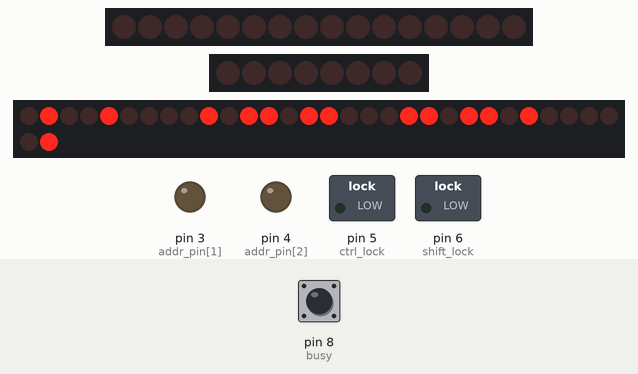
Recording of a sketch running on a simulated Arduino Uno, built with avr-gcc and run on an emulated ATmega328P. Shown: 16 shift-register outputs drawn as a row of LEDs (first output left, lit = HIGH), 8 shift-register outputs drawn as a row of LEDs (first output left, lit = HIGH), 32 shift-register outputs drawn as a row of LEDs (first output left, lit = HIGH), switched loads named in the sketch (green lamp = pin HIGH), output pins drawn as LEDs (lit = HIGH). Wiring (inferred from the names in the program): 2 × shift register (74HC595): latch pin 10; shift register (74HC595): latch pin 7; 4 × shift register (74HC595): latch pin 2. Wiring (inferred from the signals the program sends): 3 × row of LEDs: on Q0, Q1, Q2, Q3, Q4, Q5, Q6, Q7, Q8, Q9, Q10, Q11, Q12, Q13, Q14, Q15 / on Q0, Q1, Q2, Q3, Q4, Q5, Q6, Q7 / on Q0, Q1, Q2, Q3, Q4, Q5, Q6, Q7, Q8, Q9, Q10, Q11, Q12, Q13, Q14, Q15, Q16, Q17, Q18, Q19, Q20, Q21, Q22, Q23, Q24, Q25, Q26, Q27, Q28, Q29, Q30, Q31. The test bench sets the inputs (shaded band); at power-on: pin 8 (busy) HIGH. Pins used as bus, display or sensor lines are not drawn.

Above: at 0.77 s.
1.3 s: pin 8 (busy) driven LOW
2.8 s: pin 8 (busy) driven HIGH
At 3.32 s:
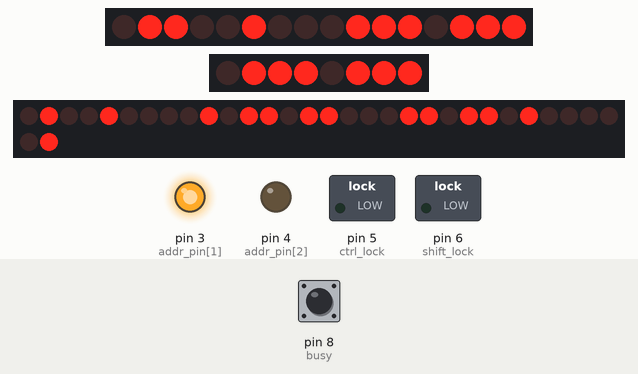
At 4.13 s:
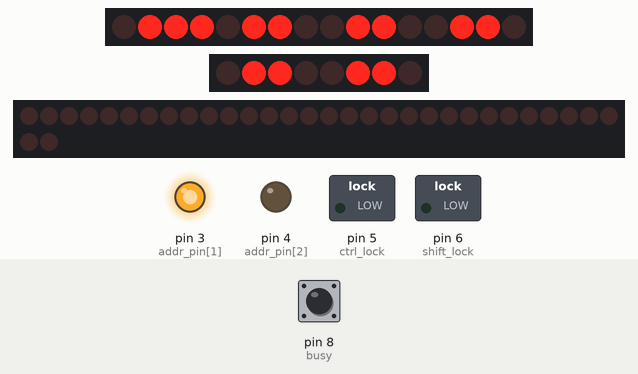
5.1 s: pin 8 (busy) pulsed LOW 5 times (0.12 s each, 0.3 s apart)
At 6.12 s:
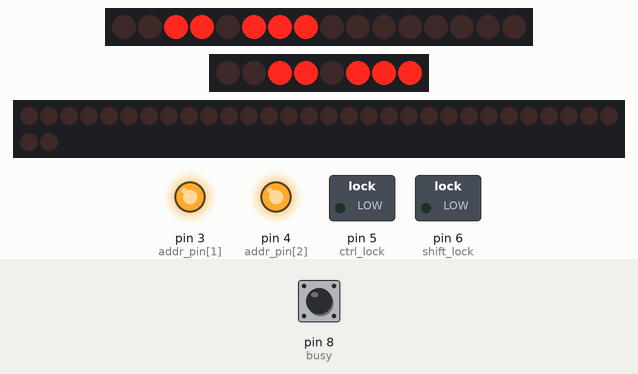
Timing chart, 0 to 14.1 s (numbered marks = the images above; inputs shaded):
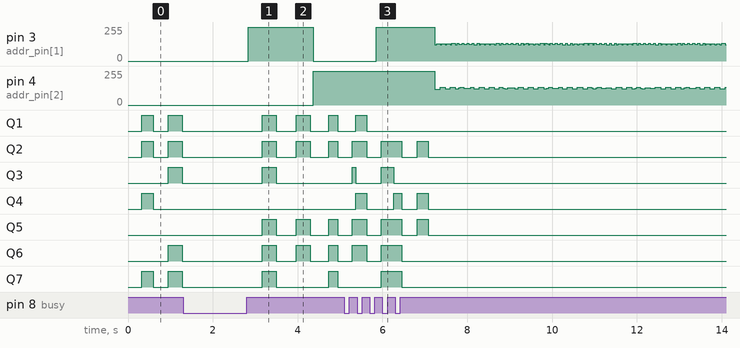

Measured:
- after the input at 1.3 s, pin 3 (addr_pin[1]): stays 0/255 (without the input it goes to 255/255 after 0.05 s)
- after the input at 2.8 s, pin 3 (addr_pin[1]): 0/255 → 255/255 at once, → 0/255 1.5 s later; pin 4 (addr_pin[2]): 0/255 → 255/255 after 1.6 s

The sketch:

asciikeyboard.ino
```cpp
#include "SPI.h"
//I thought the hardware SS pin meant I didn't have to do this, maybe that's for slave mode...
const int ss = 10;
SPISettings set595(200000, LSBFIRST, SPI_MODE0);
SPISettings set597(200000, MSBFIRST, SPI_MODE0);

int addr_pin[] = {2, 3, 4};
int ctrl_lock = 5; //LED output
int shift_lock = 6; //LED output
int address = 7; //so it starts counting at 0

const int strobe = 7;
const int busy = 8;

int temp = 0;
boolean shifted = 0;
boolean shift_locked = 0;
boolean controled = 0;
boolean control_locked = 0;

boolean prev_key_status[16][8] = {
  {0, 0, 0, 0, 0, 0, 0, 0},
  {0, 0, 0, 0, 0, 0, 0, 0},
  {0, 0, 0, 0, 0, 0, 0, 0},
  {0, 0, 0, 0, 0, 0, 0, 0},
  {0, 0, 0, 0, 0, 0, 0, 0},
  {0, 0, 0, 0, 0, 0, 0, 0},
  {0, 0, 0, 0, 0, 0, 0, 0},
  {0, 0, 0, 0, 0, 0, 0, 0},
  {0, 0, 0, 0, 0, 0, 0, 0},
  {0, 0, 0, 0, 0, 0, 0, 0},
  {0, 0, 0, 0, 0, 0, 0, 0},
  {0, 0, 0, 0, 0, 0, 0, 0},
  {0, 0, 0, 0, 0, 0, 0, 0},
  {0, 0, 0, 0, 0, 0, 0, 0},
  {0, 0, 0, 0, 0, 0, 0, 0},
  {0, 0, 0, 0, 0, 0, 0, 0},
};

boolean key_status[16][8] = {
  {0, 0, 0, 0, 0, 0, 0, 0},
  {0, 0, 0, 0, 0, 0, 0, 0},
  {0, 0, 0, 0, 0, 0, 0, 0},
  {0, 0, 0, 0, 0, 0, 0, 0},
  {0, 0, 0, 0, 0, 0, 0, 0},
  {0, 0, 0, 0, 0, 0, 0, 0},
  {0, 0, 0, 0, 0, 0, 0, 0},
  {0, 0, 0, 0, 0, 0, 0, 0},
  {0, 0, 0, 0, 0, 0, 0, 0},
  {0, 0, 0, 0, 0, 0, 0, 0},
  {0, 0, 0, 0, 0, 0, 0, 0},
  {0, 0, 0, 0, 0, 0, 0, 0},
  {0, 0, 0, 0, 0, 0, 0, 0},
  {0, 0, 0, 0, 0, 0, 0, 0},
  {0, 0, 0, 0, 0, 0, 0, 0},
  {0, 0, 0, 0, 0, 0, 0, 0},
};

const byte key_scancode[][8] = {
  {0x00, 0x00, 0x00, 0x00, 0x00, 0x00, 0x00, 0x00},                  //A0 not connected to a row
  {0x00, 0x00, 0x00, 0x00, 0x00, 0x00, 0x00, 0x00},                  //A1 not connected to a row
  {0x00, 0x00, 0x00, 0x00, 0x00, 0x00, 0x00, 0x00},                  //A2 not connected to a row
  {0xff, 0xf7, 0xf6, 0xf5, 0xf4, 0xff, 0xff, 0xff},                  //A3 "wildcard","(I)","(II)","(III)","(IV)","(V)","(VI)","undo"
  {0x31, 0x32, 0x33, 0x34, 0x35, 0x36, 0x37, 0x38},                  //A4 "1","2","3","4","5","6","7","8"
  {0x09, 0x71, 0x77, 0x65, 0x72, 0x74, 0x79, 0x75},                  //A5 "Htab","q","w","e","r","t","y","u"
  {0x61, 0x73, 0x64, 0x66, 0x67, 0x68, 0x6a, 0x6b},                  //A6 "a","s","d","f","g","h","j","k"
  {0x7a, 0x78, 0x63, 0x76, 0x62, 0x6e, 0x6d, 0x2c},                  //A7 "z","x","c","v","b","n","m",","
  {0x39, 0x30, 0x2d, 0x2b, 0x5e, 0x6c, 0x3b, 0x27},                  //A8 "9","0","-","+","^","l",";","'"
  {0x69, 0x6f, 0x70, 0x5b, 0x5d, 0x2e, 0x2f, 0x0d},                  //A9 "i","o","p","[","]",".","/","CR"
  {0x5c, 0x1b, 0x00, 0x00, 0x20, 0xff, 0xff, 0xf1},                  //A10 "\","escape","","","space","move","store","clear"
  {0xfe, 0xfb, 0xfd, 0xfc, 0x08, 0xff, 0xff, 0x7f},                  //A11 "up","right","down","left","backspace","insert","print","delete"
  {0xff, 0x00, 0x00, 0x00, 0x00, 0x00, 0x00, 0x00},                  //A12 "control","","","","","","",""
  {0xff, 0x00, 0x00, 0x00, 0x00, 0x00, 0x00, 0x00},                  //A13 "shift","","","","","","",""
  {0xff, 0x00, 0x00, 0x00, 0x00, 0x00, 0x00, 0x00},                  //A14 "lock","","","","","","",""
  {0xf8, 0x00, 0x00, 0x00, 0x00, 0x00, 0x00, 0x00},                  //A15 "home","","","","","","",""
};

const byte shifted_scancode[][8] = {
  {0x00, 0x00, 0x00, 0x00, 0x00, 0x00, 0x00, 0x00},                  //A0 not connected to a row
  {0x00, 0x00, 0x00, 0x00, 0x00, 0x00, 0x00, 0x00},                  //A1 not connected to a row
  {0x00, 0x00, 0x00, 0x00, 0x00, 0x00, 0x00, 0x00},                  //A2 not connected to a row
  {0xff, 0xf7, 0xf6, 0xf5, 0xf4, 0xff, 0xff, 0xff},                  //A3 "wildcard","(I)","(II)","(III)","(IV)","(V)","(VI)","undo"
  {0x21, 0x40, 0x23, 0x24, 0x25, 0x5f, 0x26, 0x2a},                  //A4 "!","@","#","$","%","_","&","*"
  {0x0b, 0x51, 0x57, 0x45, 0x52, 0x54, 0x59, 0x55},                  //A5 "Vtab","Q","W","E","R","T","Y","U"
  {0x41, 0x53, 0x44, 0x46, 0x47, 0x48, 0x4a, 0x4b},                  //A6 "A","S","D","F","G","H","J","K"
  {0x5a, 0x58, 0x43, 0x56, 0x42, 0x4e, 0x4d, 0x3c},                  //A7 "Z","X","C","V","B","N","M","<"
  {0x28, 0x29, 0x60, 0x3d, 0x7e, 0x4c, 0x3a, 0x22},                  //A8 "(",")","`","=","~","L",":","""
  {0x49, 0x4f, 0x50, 0x7b, 0x7d, 0x3e, 0x3f, 0x0a},                  //A9 "I","O","P","{","}",">","?","LF"
  {0x7c, 0xff, 0x00, 0x00, 0x20, 0xff, 0xff, 0xf9},                  //A10 "|","WP","","","space","copy","get","clear"
  {0xfe, 0xfb, 0xfd, 0xfc, 0x08, 0xff, 0xff, 0xff},                  //A11 "up","right","down","left","backspace","insert","print","delete"
  {0xfa, 0x00, 0x00, 0x00, 0x00, 0x00, 0x00, 0x00},                  //A12 "control","","","","","","",""
  {0xff, 0x00, 0x00, 0x00, 0x00, 0x00, 0x00, 0x00},                  //A13 "shift","","","","","","",""
  {0xff, 0x00, 0x00, 0x00, 0x00, 0x00, 0x00, 0x00},                  //A14 "lock","","","","","","",""
  {0xf8, 0x00, 0x00, 0x00, 0x00, 0x00, 0x00, 0x00},                  //A15 "home","","","","","","",""
};
//implemented the first 32 ascii codes, some extra duplicate locations because this keyboard has raw kwys for some control codes and shifted codes are mapped differently
const byte controled_scancode[][8] = {
  {0x00, 0x00, 0x00, 0x00, 0x00, 0x00, 0x00, 0x00},                  //A0 not connected to a row
  {0x00, 0x00, 0x00, 0x00, 0x00, 0x00, 0x00, 0x00},                  //A1 not connected to a row
  {0x00, 0x00, 0x00, 0x00, 0x00, 0x00, 0x00, 0x00},                  //A2 not connected to a row
  {0xff, 0xf7, 0xf6, 0xf5, 0xf4, 0xff, 0xff, 0xff},                  //A3 "wildcard","(I)","(II)","(III)","(IV)","(V)","(VI)","undo"
  {0xff, 0x00, 0xff, 0xff, 0xff, 0x1f, 0xff, 0xff},                  //A4 "1","2","3","4","5","6","7","8"
  {0x09, 0x11, 0x17, 0x05, 0x12, 0x14, 0x19, 0x15},                  //A5 "tab","q","w","e","r","t","y","u"
  {0x01, 0x13, 0x04, 0x06, 0x07, 0x08, 0x0a, 0x0b},                  //A6 "a","s","d","f","g","h","j","k"
  {0x1a, 0x18, 0x03, 0x16, 0x02, 0x0e, 0x0d, 0xff},                  //A7 "z","x","c","v","b","n","m",","
  {0xff, 0xff, 0xff, 0xff, 0x1e, 0x0c, 0xff, 0xff},                  //A8 "9","0","-","+","^","l",";","'"
  {0x09, 0x0f, 0x10, 0x1b, 0x1d, 0xff, 0x1f, 0x0d},                  //A9 "i","o","p","[","]",".","/","CR"
  {0x1c, 0x1b, 0x00, 0x00, 0xff, 0xff, 0xff, 0xff},                  //A10 "\","escape","","","space","move","store","clear"
  {0xfe, 0xfb, 0xfd, 0xfc, 0xff, 0xff, 0xff, 0x1f},                  //A11 "up","right","down","left","backspace","insert","print","delete"
  {0xff, 0x00, 0x00, 0x00, 0x00, 0x00, 0x00, 0x00},                  //A12 "control","","","","","","",""
  {0xfa, 0x00, 0x00, 0x00, 0x00, 0x00, 0x00, 0x00},                  //A13 "shift","","","","","","",""
  {0xff, 0x00, 0x00, 0x00, 0x00, 0x00, 0x00, 0x00},                  //A14 "lock","","","","","","",""
  {0x1e, 0x00, 0x00, 0x00, 0x00, 0x00, 0x00, 0x00},                  //A15 "home","","","","","","",""
};


void setup() {
  for (int i = 0; i < sizeof(addr_pin) / sizeof(addr_pin[0]); ++i)
    pinMode(addr_pin[i], OUTPUT);
  pinMode (ctrl_lock, OUTPUT);
  pinMode (shift_lock, OUTPUT);
  pinMode (ss, OUTPUT);
  pinMode (busy, INPUT);
  pinMode (strobe, OUTPUT);
  digitalWrite (ctrl_lock, control_locked);
  digitalWrite (shift_lock, shift_locked);
  digitalWrite (ss, LOW);
  digitalWrite (strobe, LOW);
  SPI.begin();
  //Serial.begin(115200);
}

void loop() {

  //set address line
  address += 1;
  if (address > 7)
    address = 0;
  for (int i = 0; i < sizeof(addr_pin) / sizeof(addr_pin[0]); ++i)
    digitalWrite(addr_pin[i], (address >> i) % 2);
  delay(1);

  SPI.beginTransaction(set597);
  digitalWrite (ss, LOW);
  digitalWrite (ss, HIGH); //Latch inputs
  //read entire row of keys
  temp = SPI.transfer(0);
  temp += (SPI.transfer(0) << 8);
  SPI.endTransaction();

  for (int i = 0; i < 16; i++) //iterate through each bit of the 16 lines we just read
  {
    if (!((temp >> i) % 2))
    {
      key_status[i][address] = 1;
    }
    else
    {
      key_status[i][address] = 0;
    }
  }


  for (int i = 0; i < 8; i++)
  {
    for (int j = 0; j < 16; j++)
    {
      if (prev_key_status[j][i] && !key_status[j][i])
      {

        //Serial.print("key up");
        //Serial.print(" :");
        //Serial.print(" d");
        //Serial.print(i);
        //Serial.print(" a");
        //Serial.println(j);

        if (!controled && !shifted)
        {
          //Serial.println(key_scancode[j][i], HEX);
        }
        if (i == 0 && j == 13 && !shift_locked)//hardcoded shift
          shifted = 0; //only stop shifting if the lock isn't set
        if (i == 0 && j == 12 && !control_locked)//hardcoded control
          controled = 0; //only stop controling if the lock isn't set
      }
      if (!prev_key_status[j][i] && key_status[j][i]) //key went down
      {
        /*
                Serial.print("key down");
                Serial.print(" :");
                Serial.print(" d");
                Serial.print(i);
                Serial.print(" a");
                Serial.println(j);
        */

        if (controled)
        {
          if (i == 0 && j == 14 && !control_locked)//hardcoded lock
          {
            control_locked = 1; //set control lock
            digitalWrite (ctrl_lock, control_locked);
            //Serial.println("set control lock");
          }
          else if (i == 0 && j == 14 && control_locked)//hardcoded lock
          {
            control_locked = 0; //un-set control lock
            digitalWrite (ctrl_lock, control_locked);
            //Serial.println("un-set control lock");
          }
          else
          {
            HandleKey(j, i, 0, 1);//controlled key
          }
        }
        else if (shifted)
        {
          if (i == 0 && j == 14 && !shift_locked)//hardcoded lock
          {
            shift_locked = 1; //set shift lock
            digitalWrite (shift_lock, shift_locked);
            //Serial.println("set shift lock");
          }
          else if (i == 0 && j == 14 && shift_locked)//hardcoded lock
          {
            shift_locked = 0; //un-set shift lock
            digitalWrite (shift_lock, shift_locked);
            //Serial.println("un-set shift lock");
          }
          else
          {
            HandleKey(j, i, 1, 0);//shifted key
          }
        }
        else if (!controled && !shifted)
        {
          // modifier keys handled state triggered now, not edge triggered
          //if (i == 0 && j == 13)//hardcoded shift
          //{
          //  shifted = 1;
          //  Serial.println("shift down");
          //}
          //else if (i == 0 && j == 12)//hardcoded control
          //{
          //  controled = 1;
          //  Serial.println("control down");
          //}
          //else
          //{
          HandleKey(j, i, 0, 0);//normal key
          //}
        }
      }
      prev_key_status[j][i] = key_status[j][i];
    }
  }
  //this handles edge cases where you unlock while not holding down the modifier key
  if (!key_status[13][0] && !shift_locked)
    shifted = 0;
  if (!key_status[12][0] && !control_locked)
    controled = 0;


  //this handles edge cases where you unlock while holding down the other modifier key
  if (key_status[12][0] && !key_status[13][0] && !shift_locked) //holding control and not holding shift and not shift locked
    controled = 1;
  if (key_status[13][0] && !key_status[12][0] && !control_locked) //holding shift and not holding control and not control locked
    shifted = 1;


}


void HandleKey(int j, int i, boolean shift, boolean control)
{
  if (!shift && !control)
  {
    if (key_scancode[j][i] > 0x7f)
      HandleMacro(key_scancode[j][i]);
    else
      //Serial.println(key_scancode[j][i], HEX);
      SendKey(key_scancode[j][i]);
  }
  if (shift)
  {
    if (shifted_scancode[j][i] > 0x7f)
      HandleMacro(shifted_scancode[j][i]);
    else
      //Serial.println(shifted_scancode[j][i], HEX);
      SendKey(shifted_scancode[j][i]);
  }
  if (control)
  {
    if (controled_scancode[j][i] > 0x7f)
      HandleMacro(controled_scancode[j][i]);
    else
      //Serial.println(controled_scancode[j][i], HEX);
      SendKey(controled_scancode[j][i]);
  }

}
void HandleMacro(int macro)
{
  //Macros can be any character from 0x80 to 0xFF, I started counting backward from 0xFF because
  //it's easy to see all the undefined 0xFF key behavior in the scancode tables.
  //This means that in my current implementation you cannot define extended ascii characters except
  //through single character macro sequences which is a bit cumbersome to read but I don't expect to
  //come up often, if at all.
  //I don't actually know how various terminals and computers will respond to getting 8-bit extended
  //ascii sequences over a parallel keyboard port, the 2376 controller chip won't generate them so maybe
  //they're just passed on to the operating system or program? maybe they're filtered out? maybe they just
  //ignore the high bit entirely.

  //These macros can be useful for talking to a specific terminal and automating escape or control sequences.
  //They can also be useful for talking through the terminal transparently and talking to the computer
  //operating system or program to execute a specific function that could take multiple keys.
  switch (macro) {
    case 0xff:
      //Serial.println("do nothing");
      break;
    case 0xfe:
      //Serial.println("up"); //from zrt-80 manual
      SendKey(0x1b); //ESC
      SendKey(0x5b); //[
      //SendKey(0x31); //1 might be unneeded, defaults to 1
      SendKey(0x41); //A
      break;
    case 0xfd:
      //Serial.println("down"); //from zrt-80 manual
      SendKey(0x1b); //ESC
      SendKey(0x5b); //[
      //SendKey(0x31); //1 might be unneeded, defaults to 1
      SendKey(0x42); //B
      break;
    case 0xfc:
      //Serial.println("left"); //from zrt-80 manual
      SendKey(0x1b); //ESC
      SendKey(0x5b); //[
      //SendKey(0x31); //1 might be unneeded, defaults to 1
      SendKey(0x44); //D
      break;
    case 0xfb:
      //Serial.println("right"); //from zrt-80 manual
      SendKey(0x1b); //ESC
      SendKey(0x5b); //[
      //SendKey(0x31); //1 might be unneeded, defaults to 1
      SendKey(0x43); //C
      break;
    case 0xfa:
      //Serial.println("wtf? no. stop."); //you are mucking with control and shift at the same time, stop it!
      break;
    case 0xf9:
      //Serial.println("Erase in Display"); //from wikipedia ANSI_escape_code
      SendKey(0x1b); //ESC
      SendKey(0x5b); //[
      SendKey(0x32); //2
      SendKey(0x4a); //J
      break;
    case 0xf8:
      //Serial.println("home"); //from zrt-80 manual
      SendKey(0x1b); //ESC
      SendKey(0x5b); //[
      SendKey(0x48); //H
      break;
    case 0xf7:
      //Serial.println("F1"); //from wikipedia ANSI_escape_code
      SendKey(0x1b); //ESC
      SendKey(0x5b); //[
      SendKey(0x31); //1
      SendKey(0x50); //P
      break;
    case 0xf6:
      //Serial.println("F2"); //from wikipedia ANSI_escape_code
      SendKey(0x1b); //ESC
      SendKey(0x5b); //[
      SendKey(0x31); //1
      SendKey(0x51); //Q
      break;
    case 0xf5:
      //Serial.println("F3"); //from wikipedia ANSI_escape_code
      SendKey(0x1b); //ESC
      SendKey(0x5b); //[
      SendKey(0x31); //1
      SendKey(0x52); //R
      break;
    case 0xf4:
      //Serial.println("F4"); //from wikipedia ANSI_escape_code
      SendKey(0x1b); //ESC
      SendKey(0x5b); //[
      SendKey(0x31); //1
      SendKey(0x53); //S
      break;
    case 0xf3:
      //Serial.println("normal charset"); //from zrt-80 manual
      SendKey(0x1b); //ESC
      SendKey(0x5b); //[
      SendKey(0x67); //g
      break;
    case 0xf2:
      //Serial.println("alt charset"); //from zrt-80 manual
      SendKey(0x1b); //ESC
      SendKey(0x5b); //[
      SendKey(0x66); //f
      break;
    case 0xf1:
      //Serial.println("clear display"); //from zrt-80 manual
      SendKey(0x1b); //ESC
      SendKey(0x5b); //[
      SendKey(0x45); //E
      break;
    case 0xf0:
      //Serial.println("clear"); //spare
      SendKey(0x1b); //ESC
      SendKey(0x5b); //[
      SendKey(0x32); //2
      SendKey(0x4a); //J
      break;
    default:
      //Serial.println("undefined macro");
      break;
  }
}
void SendKey(byte code)
{
  //set bits
  SPI.beginTransaction(set595);
  digitalWrite (ss, LOW);
  //set output bits
  SPI.transfer(code);
  digitalWrite (ss, HIGH);
  SPI.endTransaction();
  Serial.println(code, HEX);

  //settle 4.4ms + 88cycles @ 50khz = 6.16ms
  delayMicroseconds(6160);
  //set strobe
  digitalWrite (strobe, HIGH);
  //settle 0.5us + 30ms (way exceed human typing speed)
  delay(30);
  //look for busy signal
  while (!digitalRead(busy)) { //blocks on busy signal being low
    //Serial.println("blocking for busy line");
  }
  //un-set strobe
  digitalWrite (strobe, LOW);
  //settle for more than 0.5us
  delayMicroseconds(1);
}
```
